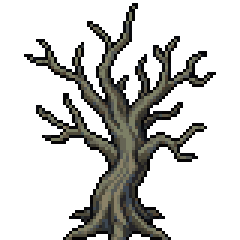
#> input picture coordenacao/dungeonbdx/entregas/pixellab-props/fonte/02-deadtree.png, 80 x 80 px (shown 3 times larger); its folder holds only this picture in this run
$ python recortar.py fonte/02-deadtree.png
#> lines starting #> are read from the running program, lines starting #| are printed output that depends on the picture; after the words box and inside, x2 and y2 are one past the last pixel; in counts of white or black regions, pixels touching at a corner belong together
"""Recorta os props do PixelLab (fonte/NN-<id>.png, quadro 80) para Iso/Props/<id>.png.
Uso: python -I recortar.py <pasta-de-saida>. Remove partículas soltas (<4% dos pixels) e corta justo."""
import sys,json,hashlib
from pathlib import Path
from PIL import Image
rec=Path(__file__).resolve().parent;out=Path(sys.argv[1])
log={'object_id':'d33c8639-c6b7-4523-aa1c-97c4ff25cc58','canvas':80,'props':{}}
for f in sorted((rec/'fonte').glob('*.png')):
    n=f.stem.split('-',1)[1];im=Image.open(f).convert('RGBA');W,H=im.size
#> further down, im is the input picture: PIL image 80x80 RGBA; mean R, G, B, A 16.4, 16.2, 13.9, 68.4
#> after `W, H = im.size`: W = 80; H = 80
    a=im.getchannel('A').point(lambda v:255 if v>40 else 0);px=a.load();seen=set();comps=[]
#> after `a = im.getchannel('A').point(lambda v: 255 if v > 40 else 0)`:
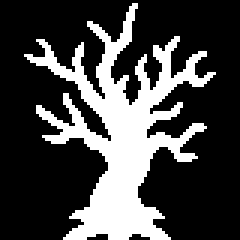
#> a: PIL image 80x80 L (shown 3 times larger); 26.8% white; 1 white region, box (x1, y1, x2, y2) and area: (8, 1, 72, 80) 1716
    for y in range(H):
        for x in range(W):
            if px[x,y] and (x,y) not in seen:
                st=[(x,y)];seen.add((x,y));pts=[]
                while st:
                    c=st.pop();pts.append(c)
                    for q in((c[0]+1,c[1]),(c[0]-1,c[1]),(c[0],c[1]+1),(c[0],c[1]-1)):
                        if 0<=q[0]<W and 0<=q[1]<H and px[q] and q not in seen:seen.add(q);st.append(q)
                comps.append(pts)
    total=sum(map(len,comps));keep=set(p for c in comps if len(c)>=.04*total for p in c)
#> after `total = sum(map(len, comps))`: total = 1716
    clean=Image.new('RGBA',im.size);src=im.load();dst=clean.load()
#> after `clean = Image.new('RGBA', im.size)`: clean: PIL image 80x80 RGBA; every value is 0
    for y in range(H):
        for x in range(W):
            if (x,y) in keep or (src[x,y][3] and any((x+dx,y+dy) in keep for dx in(-1,0,1) for dy in(-1,0,1))):dst[x,y]=src[x,y]
    clean=clean.crop(clean.getbbox());p=out/f'{n}.png';clean.save(p)
#> after `clean = clean.crop(clean.getbbox())`:
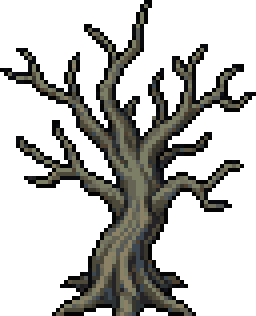
#> clean: PIL image 64x79 RGBA (shown 4 times larger); mean R, G, B, A 20.8, 20.5, 17.7, 86.5; transparent parts drawn white
    log['props'][n]={'fonte':f.name,'size':clean.size,'sha256':hashlib.sha256(p.read_bytes()).hexdigest()}
    print(n,clean.size,len(comps))
#| deadtree (64, 79) 1
(rec/'props.json').write_text(json.dumps(log,indent=1),encoding='utf-8')

$ run again, on coordenacao/dungeonbdx/entregas/pixellab-props/fonte/08-statue.png
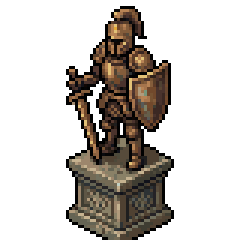
#> input picture coordenacao/dungeonbdx/entregas/pixellab-props/fonte/08-statue.png, 80 x 80 px (shown 3 times larger)
#> im is the input picture: PIL image 80x80 RGBA; mean R, G, B, A 24.5, 19.9, 15.3, 77.7
#> `a = im.getchannel('A').point(lambda v: 255 if v > 40 else 0)`:
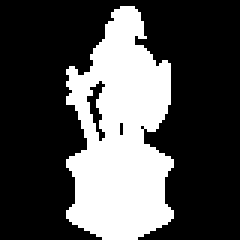
#> a: PIL image 80x80 L (shown 3 times larger); 30.5% white; 1 white region, box (x1, y1, x2, y2) and area: (22, 2, 58, 80) 1950
#> `clean = clean.crop(clean.getbbox())`:
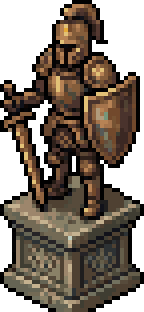
#> clean: PIL image 36x78 RGBA (shown 4 times larger); mean R, G, B, A 55.9, 45.3, 34.8, 177.1; transparent parts drawn white
#| statue (36, 78) 1

$ run again, on coordenacao/dungeonbdx/entregas/pixellab-props/fonte/09-fountain.png
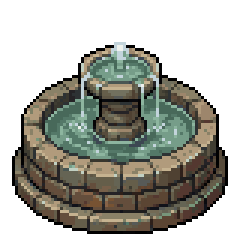
#> input picture coordenacao/dungeonbdx/entregas/pixellab-props/fonte/09-fountain.png, 80 x 80 px (shown 3 times larger)
#> im is the input picture: PIL image 80x80 RGBA; mean R, G, B, A 53.1, 53.6, 45.5, 137.5
#> `a = im.getchannel('A').point(lambda v: 255 if v > 40 else 0)`:
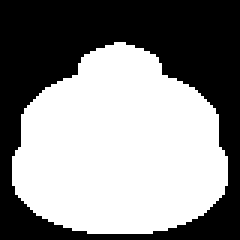
#> a: PIL image 80x80 L (shown 3 times larger); 53.9% white; 1 black region, box (x1, y1, x2, y2) and area: (0, 0, 80, 80) 2950
#> `clean = clean.crop(clean.getbbox())`:
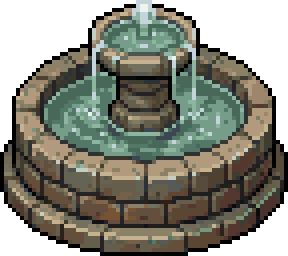
#> clean: PIL image 72x64 RGBA (shown 4 times larger); mean R, G, B, A 73.7, 74.5, 63.1, 190.9; transparent parts drawn white
#| fountain (72, 64) 1

$ run again, on coordenacao/dungeonbdx/entregas/pixellab-props/fonte/03-bush.png
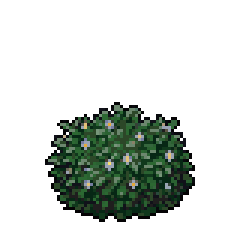
#> input picture coordenacao/dungeonbdx/entregas/pixellab-props/fonte/03-bush.png, 80 x 80 px (shown 3 times larger)
#> im is the input picture: PIL image 80x80 RGBA; mean R, G, B, A 9.6, 16, 10.8, 58.7
#> `a = im.getchannel('A').point(lambda v: 255 if v > 40 else 0)`:
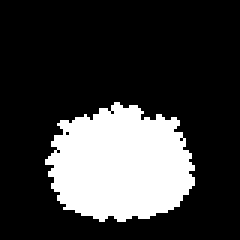
#> a: PIL image 80x80 L (shown 3 times larger); 23% white; 1 white region, box (x1, y1, x2, y2) and area: (15, 34, 65, 74) 1474
#> `clean = clean.crop(clean.getbbox())`:
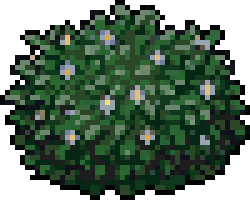
#> clean: PIL image 50x40 RGBA (shown 5 times larger); mean R, G, B, A 30.8, 51.2, 34.4, 187.9; transparent parts drawn white
#| bush (50, 40) 1
